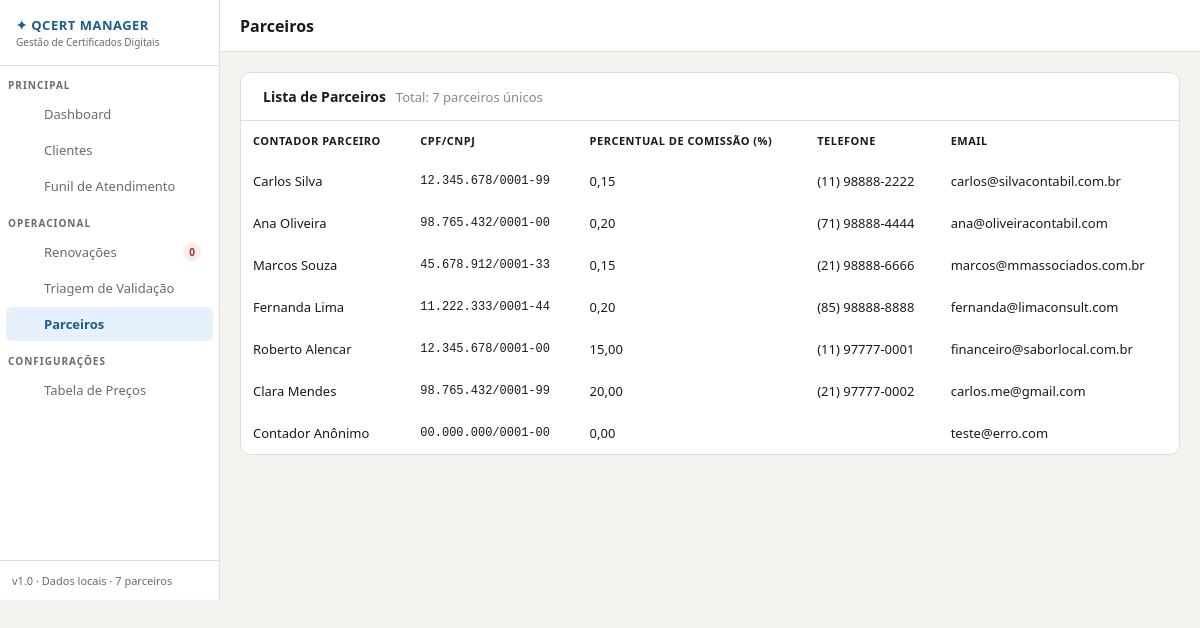
The app's page /parceiros/ with its own data.
### core/app/models.py (models this page shows, shortened)
class PlanilhaRegistro(models.Model):
    data_venda = models.DateField(null=True, blank=True)
    contador_parceiro = models.CharField(max_length=255, blank=True)
    contador_contabilidade = models.CharField(max_length=255, blank=True)
    telefone1 = models.CharField(max_length=50, blank=True)
    cliente = models.CharField(max_length=255, blank=True)
    cpf_cnpj = models.CharField(max_length=64, blank=True)
    email = models.EmailField(blank=True)
    telefone2 = models.CharField(max_length=50, blank=True)
    tipo_certificado = models.CharField(max_length=255, blank=True)
    valor_venda = models.DecimalField(max_digits=12, decimal_places=2, null=True, blank=True)
    percentual_comissao = models.DecimalField(max_digits=6, decimal_places=2, null=True, blank=True)
    valor_comissao = models.DecimalField(max_digits=12, decimal_places=2, null=True, blank=True)
    pago_comissao = models.BooleanField(default=False)
    chave_pix = models.CharField(max_length=255, blank=True)
    data_vencimento = models.DateField(null=True, blank=True)
    pago_venda = models.BooleanField(default=False)
    forma_pagamento = models.CharField(max_length=255, blank=True)
    banco = models.CharField(max_length=255, blank=True)
    certificado_feito = models.CharField(max_length=255, blank=True)
    venda = models.CharField(max_length=255, blank=True)
    custo_certificado = models.DecimalField(max_digits=12, decimal_places=2, null=True, blank=True)
    valor_liquido = models.DecimalField(max_digits=12, decimal_places=2, null=True, blank=True)
    data_registro = models.DateTimeField(auto_now_add=True)

### core/app/views.py (the view)
# urls.py: path('parceiros/', ParceirosView.as_view(), name='parceiros'),
class ParceirosView(TemplateView):
    template_name = 'parceiros.html'
    def get_context_data(self, **kwargs):
        context = super().get_context_data(**kwargs)
        from datetime import date, datetime
        parceiros_dict = {}
        for r in PlanilhaRegistro.objects.filter(contador_parceiro__gt=''):
            key = r.contador_parceiro
            if key not in parceiros_dict:
                parceiros_dict[key] = {
                    'contador_parceiro': r.contador_parceiro,
                    'cpf_cnpj': r.cpf_cnpj,
                    'percentual_comissao': r.percentual_comissao,
                    'telefone1': r.telefone1,
                    'email': r.email,
                }
        context['columns'] = [
            {'label': 'Contador Parceiro', 'field': 'contador_parceiro', 'class': 'col-contador'},
            {'label': 'CPF/CNPJ', 'field': 'cpf_cnpj', 'class': 'col-cpf'},
            {'label': 'Percentual de Comissão (%)', 'field': 'percentual_comissao', 'class': 'col-percentual'},
            {'label': 'Telefone', 'field': 'telefone1', 'class': 'col-telefone'},
            {'label': 'Email', 'field': 'email', 'class': 'col-email'},
        ]
        rows = []
        for parceiro in parceiros_dict.values():
            cells = []
            for col in context['columns']:
                field = col['field']
                val = parceiro.get(field, '')
                if isinstance(val, float) or (hasattr(val, 'quantize')):
                    try:
                        val = f"{float(val):.2f}".replace('.', ',')
                    except Exception:
                        pass
                cells.append({'class': col['class'], 'value': val})
            rows.append({'cells': cells})
        context['parceiros_rows'] = rows
        return context

### core/app/templates/parceiros.html (shortened to what this page needs)
{% load static %}
<!DOCTYPE html>
<html lang="pt-BR">
<head>
    <link rel="stylesheet" href="https://cdn.jsdelivr.net/npm/@tabler/icons-webfont@latest/dist/tabler-icons.min.css">
    <link rel="stylesheet" href="{% static 'css/cert_manager.css' %}">
</head>
<body>
<div id="app">
  <div id="sidebar">
    <div class="sidebar-logo">
      <div class="logo-txt">✦ QCERT MANAGER</div>
      <div class="logo-sub">Gestão de Certificados Digitais</div>
    </div>
    <div class="nav-section">Principal</div>
    <div class="nav-item" onclick="location.href='{% url 'dashboard' %}'">Dashboard</div>
    <div class="nav-item" onclick="nav('clientes')">Clientes</div>
    <div class="nav-item" onclick="nav('funil')">Funil de Atendimento</div>
    <div class="nav-section">Operacional</div>
    <div class="nav-item" onclick="nav('renovacoes')">Renovações <span class="nav-badge">0</span></div>
    <div class="nav-item" onclick="nav('triagem')">Triagem de Validação</div>
    <div class="nav-item active" onclick="location.href='{% url 'parceiros' %}'">Parceiros</div>
    <div class="nav-section">Configurações</div>
    <div class="nav-item" onclick="nav('tabela')">Tabela de Preços</div>
    <div class="sidebar-footer">v1.0 · Dados locais · {{ parceiros_rows|length }} parceiros</div>
  </div>
  <div id="main">
    <div class="topbar">
      <span class="topbar-title">Parceiros</span>
    </div>
    <div id="content">
      <div class="view active">
        <div class="table-wrap">
          <div class="table-header">
            <h3>Lista de Parceiros</h3>
            <p style="margin:0;color:#888;font-size:13px">Total: {{ parceiros_rows|length }} parceiros únicos</p>
          </div>
          <table class="parceiros-table">
            <thead>
              <tr>
                {% for col in columns %}
                  <th class="{{ col.class }}">{{ col.label }}</th>
                {% endfor %}
              </tr>
            </thead>
            <tbody>
              {% for row in parceiros_rows %}
                <tr>
                  {% for cell in row.cells %}
                    <td class="{{ cell.class }}">{{ cell.value }}</td>
                  {% endfor %}
                </tr>
              {% endfor %}
            </tbody>
          </table>
        </div>
      </div>
    </div>
  </div>
</div>
</body>
</html>

### core/app_Gestor/static/css/cert_manager.css (style rules this page uses)
* { box-sizing:border-box;margin:0;padding:0 }
:root { --sidebar-w:220px; --hdr:52px; --bg:#f4f3ef; --surface:#ffffff; --border:#e0ded7; --text:#1a1a18; --muted:#6b6b67; --accent:#1d5c8f; --accent-light:#e6f1fb; --success:#3b6d11; --success-bg:#eaf3de; --warn:#854f0b; --warn-bg:#faeeda; --danger:#a32d2d; --danger-bg:#fcebeb; --info:#185fa5; --info-bg:#e6f1fb; --purple:#534ab7; --purple-bg:#eeedfe; --teal:#0f6e56; --teal-bg:#e1f5ee; }
body { font-family:'Segoe UI',system-ui,sans-serif;font-size:14px;color:var(--text);background:var(--bg);min-height:600px;display:flex;flex-direction:column }
#app { display:flex;flex:1;min-height:600px }
#sidebar { width:var(--sidebar-w);background:var(--surface);border-right:1px solid var(--border);display:flex;flex-direction:column;flex-shrink:0 }
.sidebar-logo { padding:16px;border-bottom:1px solid var(--border) }
.logo-txt { font-size:13px;font-weight:700;color:var(--accent);letter-spacing:.5px }
.logo-sub { font-size:10px;color:var(--muted);margin-top:1px }
.nav-section { padding:12px 8px 4px;font-size:10px;font-weight:700;color:var(--muted);letter-spacing:1px;text-transform:uppercase }
.nav-item { display:flex;align-items:center;gap:8px;padding:8px 12px;border-radius:6px;margin:1px 6px;cursor:pointer;font-size:13px;color:var(--muted);transition:all .15s }
.nav-item.active { background:var(--accent-light);color:var(--accent);font-weight:600 }
.nav-badge { margin-left:auto;font-size:10px;background:var(--danger-bg);color:var(--danger);padding:2px 6px;border-radius:10px;font-weight:700 }
.sidebar-footer { margin-top:auto;padding:12px;border-top:1px solid var(--border);font-size:11px;color:var(--muted) }
#main { flex:1;display:flex;flex-direction:column;overflow:hidden }
.topbar { height:var(--hdr);background:var(--surface);border-bottom:1px solid var(--border);display:flex;align-items:center;padding:0 20px;gap:12px;flex-shrink:0 }
.topbar-title { font-size:16px;font-weight:600;color:var(--text) }
#content { flex:1;overflow-y:auto;padding:20px }
.view { display:none }
.view.active { display:block }
.table-wrap { background:var(--surface);border:1px solid var(--border);border-radius:10px;overflow:hidden }
.table-header { padding:14px 16px;border-bottom:1px solid var(--border);display:flex;align-items:center;gap:10px }
.table-header h3 { font-size:14px;font-weight:600 }
table { width:100%;border-collapse:collapse }
thead th { background:var(--bg);padding:10px 16px;text-align:left;font-size:11px;font-weight:700;color:var(--muted);text-transform:uppercase;letter-spacing:.5px;border-bottom:1px solid var(--border) }
tbody tr { border-bottom:1px solid var(--border);transition:background .1s }
tbody tr:last-child { border-bottom:none }
tbody td { padding:10px 16px;font-size:13px;vertical-align:middle }

### core/app/templates/parceiros.html (style rules this page uses)
.parceiros-table { width: 100%; border-collapse: collapse; font-size: 13px; }
.parceiros-table thead th { background-color: var(--bg-darker); padding: 12px; font-weight: 600; text-align: left; border-bottom: 2px solid var(--border-color); color: var(--text-secondary); }
.parceiros-table tbody tr { border-bottom: 1px solid var(--border-color); transition: background-color 0.2s; }
.parceiros-table td { padding: 12px; color: var(--text-primary); }
.parceiros-table td.col-cpf { font-family: monospace; font-size: 12px; color: var(--text-secondary); }
.parceiros-table td.col-email { word-break: break-word; max-width: 250px; }

### records on screen
PlanilhaRegistro: value "Carlos Silva" "12.345.678/0001-99" "(11) 98888-2222" "carlos@silvacontabil.com.br"
PlanilhaRegistro: value "Ana Oliveira" "98.765.432/0001-00" "(71) 98888-4444" "ana@oliveiracontabil.com"
PlanilhaRegistro: value "Marcos Souza" "45.678.912/0001-33" "(21) 98888-6666" "marcos@mmassociados.com.br"
PlanilhaRegistro: value "Fernanda Lima" "11.222.333/0001-44" "(85) 98888-8888" "fernanda@limaconsult.com"
PlanilhaRegistro: value "Roberto Alencar" "12.345.678/0001-00" "(11) 97777-0001" "financeiro@saborlocal.com.br"
PlanilhaRegistro: value "Clara Mendes" "98.765.432/0001-99" "(21) 97777-0002" "carlos.me@gmail.com"
PlanilhaRegistro: value "Contador Anônimo" "00.000.000/0001-00" "teste@erro.com"

### other values on screen
{{ parceiros_rows|length }} "7"
{{ col.label }} "CONTADOR PARCEIRO" "CPF/CNPJ" "PERCENTUAL DE COMISSÃO (%)" "TELEFONE" "EMAIL"
{{ cell.value }} "0,15" "0,20" "0,15" "0,20" "15,00" "20,00" "0,00"
